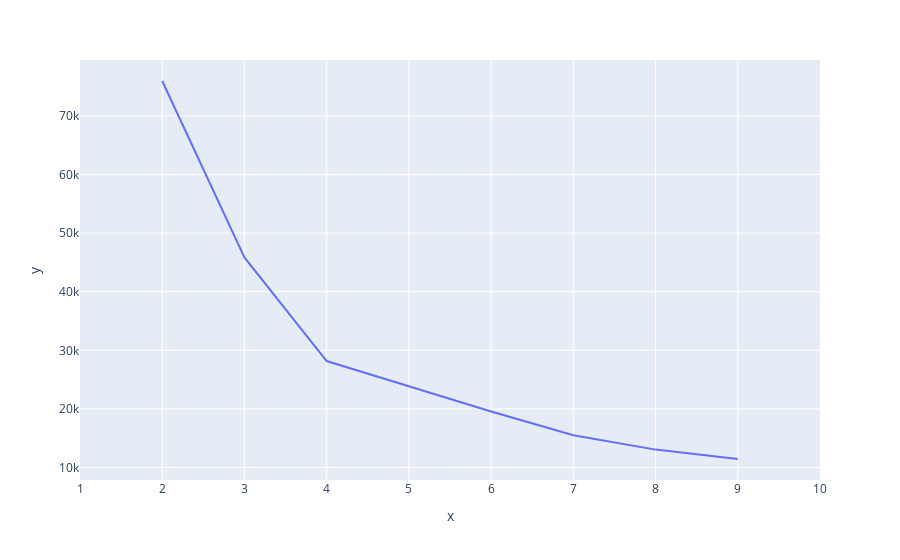

Notebook cell for this chart:
### Code cell
import plotly.express as px
fig = px.line(x=K,
              y=ssd,
              range_x=[1, 10],
              hover_name=pd.Series(ssd).diff().values)

fig.show()

### Figure 1 — Plotly figure (JSON) as saved in the notebook; plotly's stock layout.template omitted (floating-point values rounded to 4 significant figures)
{"data": [{"hovertemplate": "<b>%{hovertext}</b><br><br>x=%{x}<br>y=%{y}<extra></extra>", "hovertext": [null, -30110.0, -17680.0, -4354.0, -4245.0, -4052.0, -2459.0, -1602.0], "legendgroup": "", "line": {"color": "#636efa", "dash": "solid"}, "marker": {"symbol": "circle"}, "mode": "lines", "name": "", "orientation": "v", "showlegend": false, "type": "scatter", "x": [2, 3, 4, 5, 6, 7, 8, 9], "xaxis": "x", "y": [75950.0, 45840.0, 28170.0, 23810.0, 19570.0, 15510.0, 13060.0, 11450.0], "yaxis": "y"}], "layout": {"legend": {"tracegroupgap": 0}, "margin": {"t": 60}, "xaxis": {"anchor": "y", "domain": [0, 1], "range": [1, 10], "title": {"text": "x"}}, "yaxis": {"anchor": "x", "domain": [0, 1], "title": {"text": "y"}}}}
